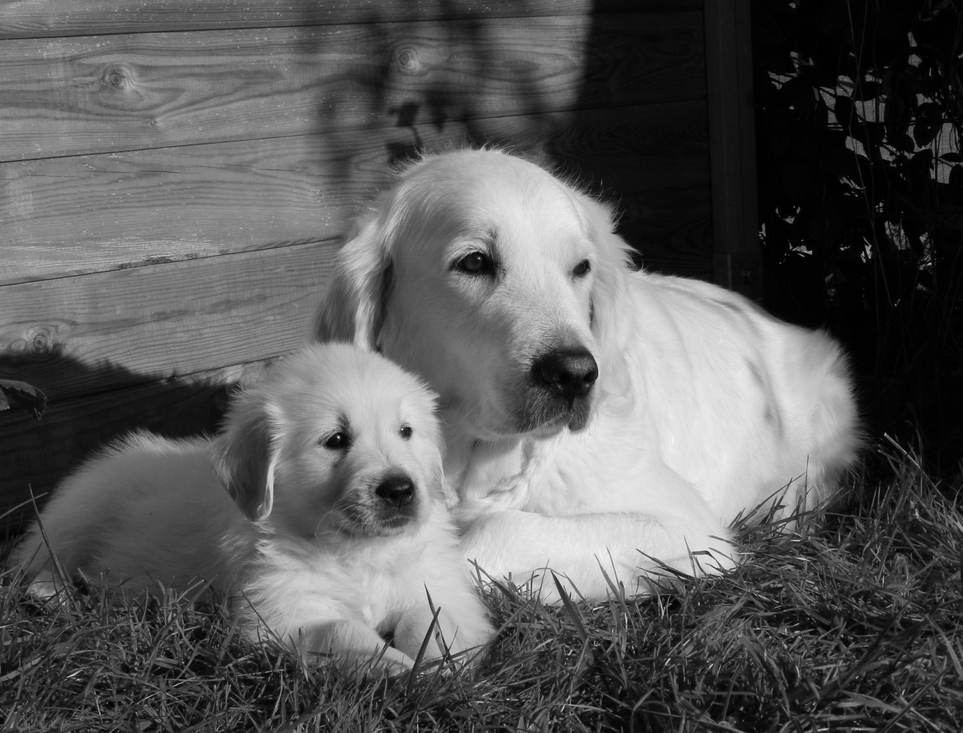
#> input picture images/graydog.png, 963 x 733 px, shrunk from 1500 x 1141 before the run
$ jupyter execute demoGray.ipynb   (shell and % lines are left out)
#> lines starting #> are read from the running program, lines starting #| are printed output that depends on the picture
[cell 1]
import cv2, os
import numpy as np
import matplotlib.pyplot as plt

[cell 2]
#https://www.blueridgehumane.org/puppy-vs-grown-dog/
originalImage = cv2.imread(os.path.join("images", "graydog.png"))
#> originalImage is the input picture: shape (733, 963, 3); min 0, max 255, mean 90.4
originalImage = cv2.cvtColor(originalImage, cv2.COLOR_BGR2GRAY)
#> originalImage: shape (733, 963)
plt.imshow(originalImage, cmap='gray')
plt.axis("off")
plt.show()
print(originalImage.shape)
#| (733, 963)

[cell 3]
U, s, Vt = np.linalg.svd(originalImage, full_matrices=True)
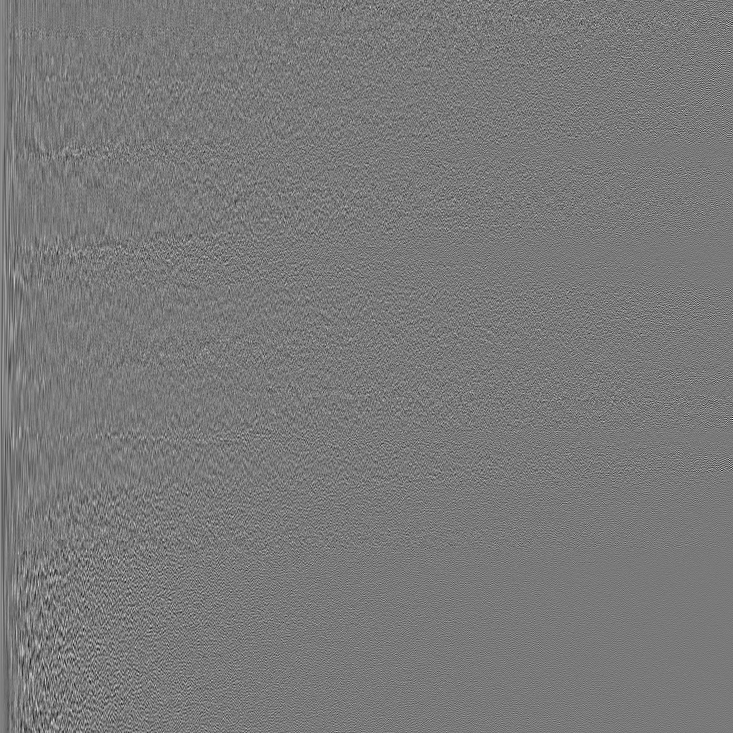
#> U: shape (733, 733) float64; min -0.255, max 0.278, mean 5.66e-05; drawn with min black and max white
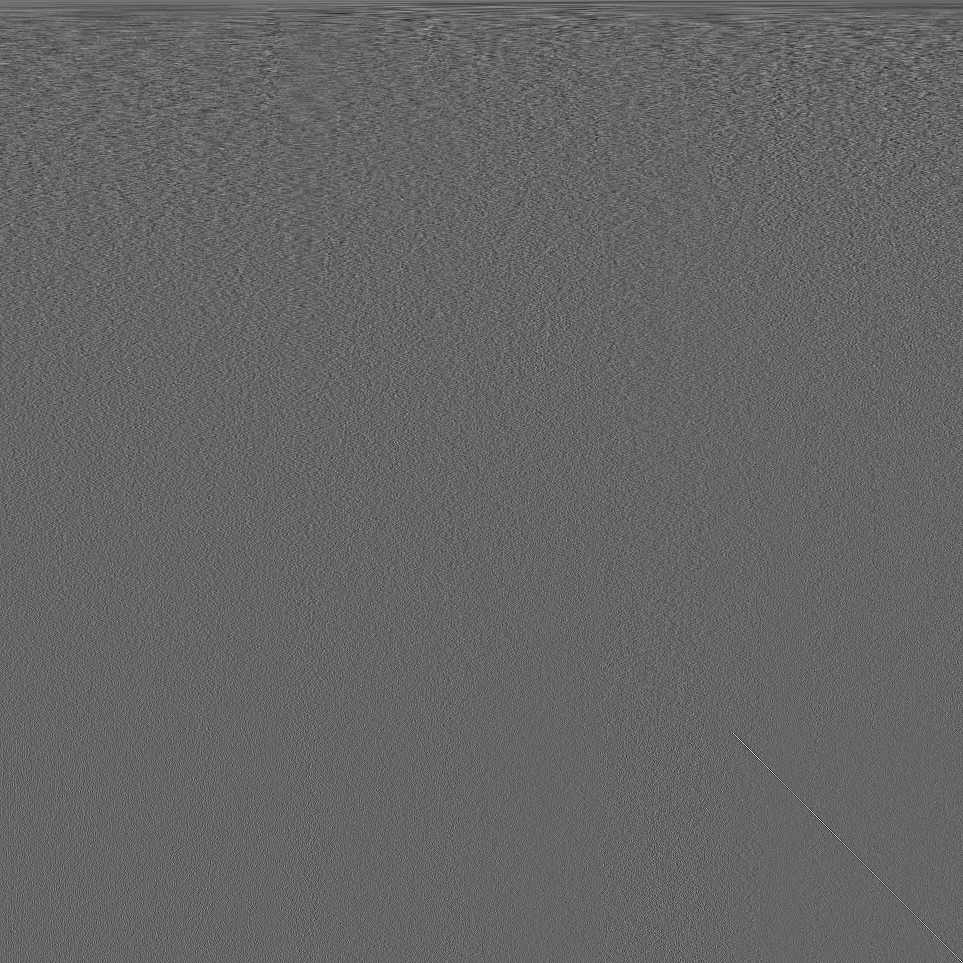
#> Vt: shape (963, 963) float64; min -0.223, max 0.335, mean 2.44e-05; drawn with min black and max white
#> s = 733 values, max 84107.8 at index 0, min 7.46 at index 732, mean 548

[cell 4]
#verifying the SVD decomposition reproduces the original matrix
sMatrix = np.zeros((U.shape[0], Vt.shape[0]))
np.fill_diagonal(sMatrix, s)
plt.imshow(U @ sMatrix @ Vt, cmap='gray')
plt.axis("off")
plt.show()

[cell 5]
rows = 2
cols = 3

displaySteps = [5, 10, 20, 50, 100]
plt.figure(figsize=(8*rows, 4*cols))

approximation: np.ndarray = np.zeros((U.shape[0], Vt.shape[0]))
for k in range(displaySteps[-1]):
    approximation += s[k] * np.outer(U[:,k], Vt[k,:])
    if k + 1 in displaySteps:
        plt.subplot(rows, cols, displaySteps.index(k + 1) + 1)
        plt.imshow(approximation, cmap="gray")
        plt.title("k=" + str(k + 1))
        plt.axis('off')
#> this loop made 100 passes
#> pass 1, `approximation += s[k] * np.outer(U[:,k], Vt[k,:])`:
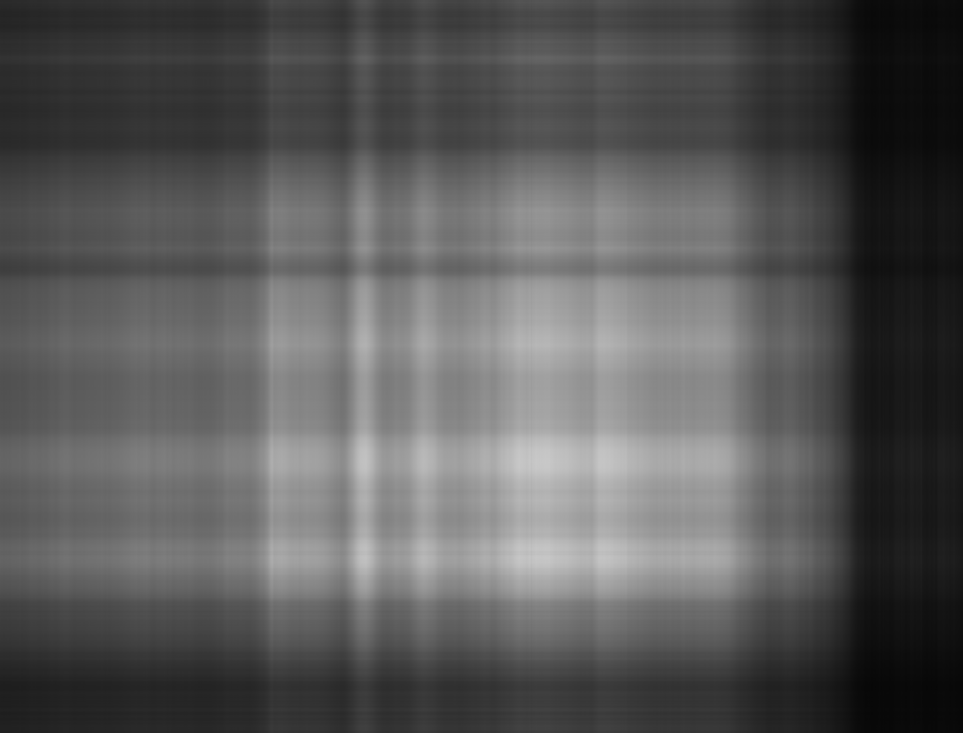
#> approximation: shape (733, 963) float64; min 7.52, max 200.7, mean 89.4
#> after the loop:
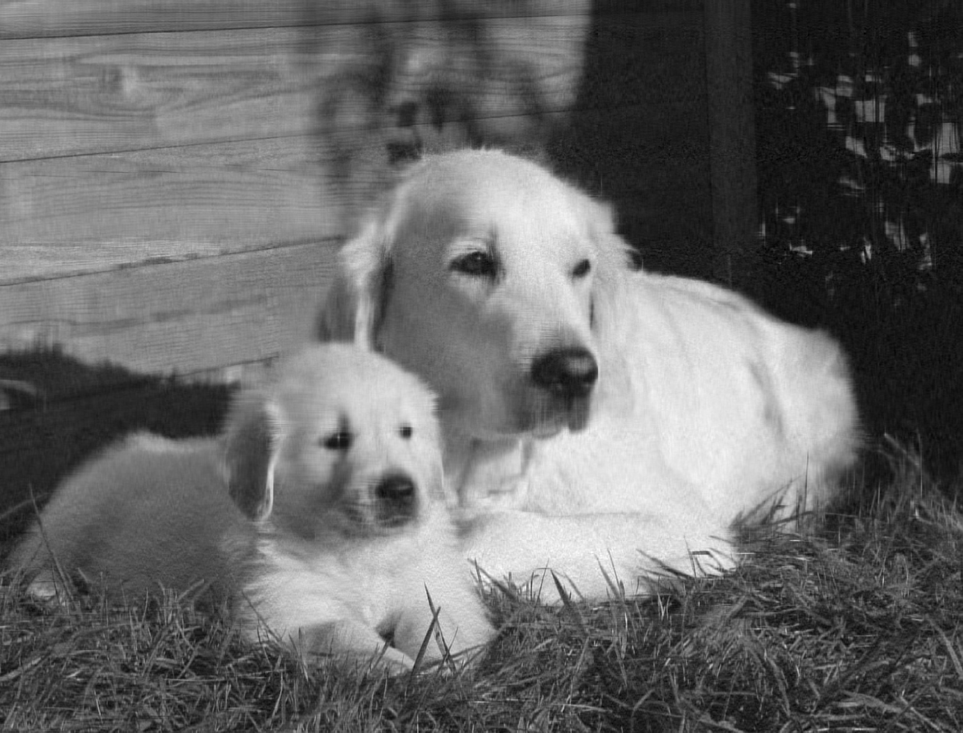
#> approximation: shape (733, 963) float64; min -21.48, max 251.6, mean 90.4; drawn with min black and max white

plt.subplot(rows, cols, rows*cols)
plt.imshow(originalImage, cmap="gray")
plt.title("Original Image")
plt.axis('off')

plt.tight_layout()
plt.show()

[cell 6]
rows = 2
cols = 3

displaySteps = [5, 10, 20, 50, 100]
plt.figure(figsize=(8*rows, 4*cols))

approximation: np.ndarray = np.zeros((U.shape[0], Vt.shape[0]))
for k in range(displaySteps[-1]):
    approximation += s[k] * np.outer(U[:,k], Vt[k,:])
    if k + 1 in displaySteps:
        plt.subplot(rows, cols, displaySteps.index(k + 1) + 1)
        diff = originalImage - approximation
        plt.imshow(diff, cmap="gray")
        plt.title("k=" + str(k + 1)
                  + "\n Frobenius Reconstruction Error: " + str(np.linalg.norm(diff))[:10]
                  + "\n Relative Frobenius Reconstruction Error:" + str(np.linalg.norm(diff)/np.linalg.norm(originalImage))[:10])
        plt.axis('off')
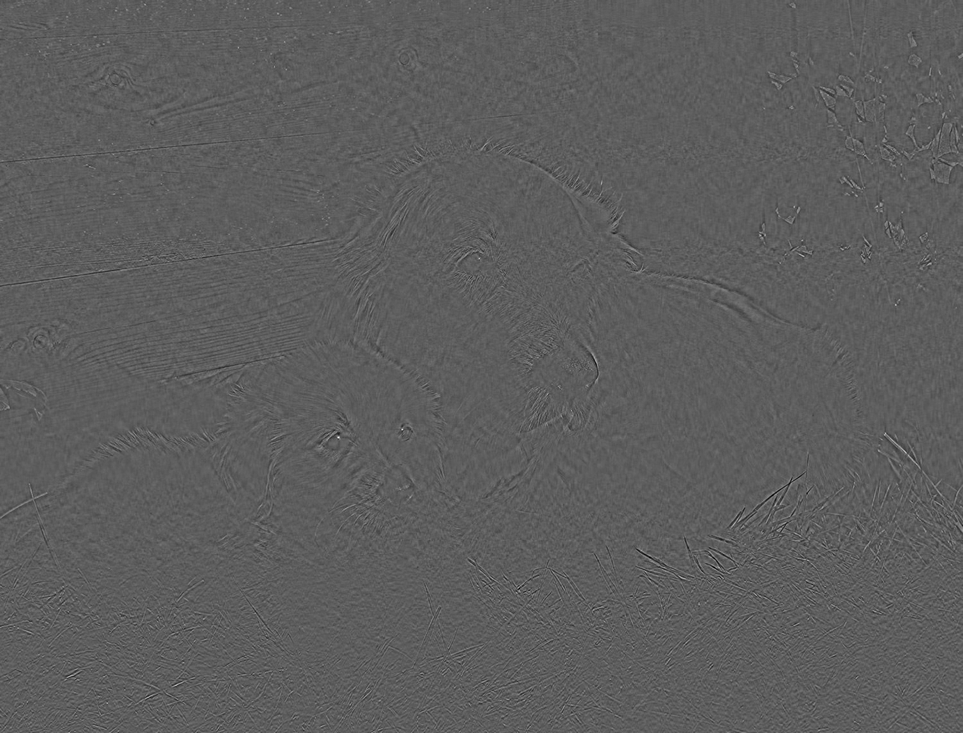
#> diff: shape (733, 963) float64; min -81.53, max 140, mean 0; drawn with min black and max white

plt.subplot(rows, cols, rows*cols)
plt.imshow(originalImage - originalImage, cmap="gray")
plt.title("Original Image")
plt.axis('off')

plt.tight_layout()
plt.show()
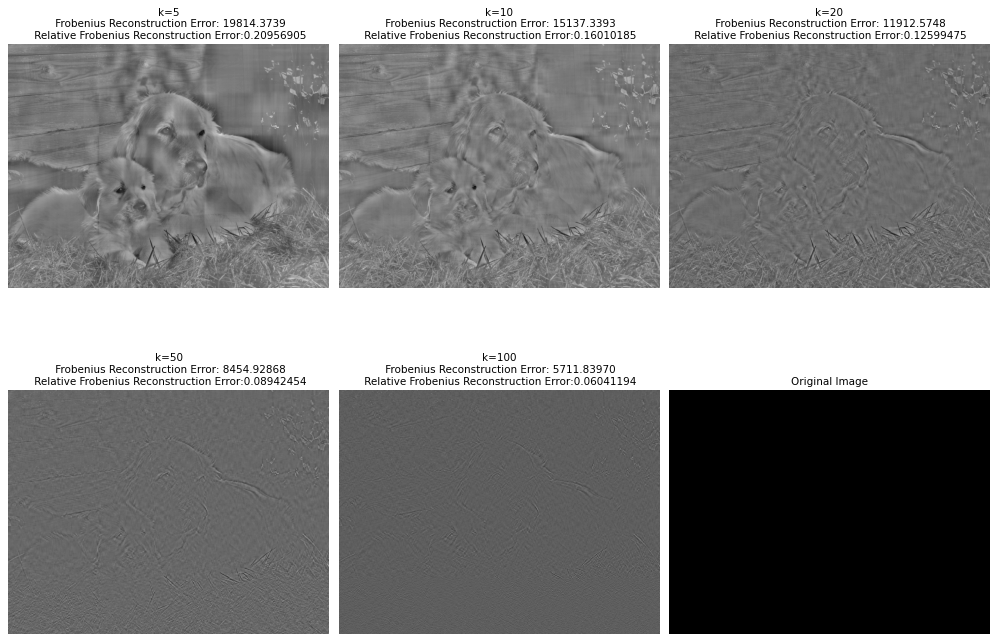
#> figure drawn by matplotlib, 6 panels

[cell 7]
#Converts to np.float32 to avoid underflow
def relativeFrobeniusError(a: np.ndarray, b: np.ndarray) -> float:
    aF = a.astype(np.float32)
    bF = b.astype(np.float32)
    return float(np.linalg.norm(aF - bF) / np.linalg.norm(aF))

[cell 8]
maxK = min(U.shape[0], Vt.shape[0])
#> maxK = 733

relativeFrobeniusErr:list[float] = [0]*maxK
#> relativeFrobeniusErr = 733 values from 0 to 0
compressionRatio:list[float] = [0]*maxK
#> compressionRatio = 733 values from 0 to 0
approximation: np.ndarray = np.zeros((U.shape[0], Vt.shape[0]))
for k in range(maxK):
    approximation += s[k] * np.outer(U[:,k], Vt[k,:])
    relativeFrobeniusErr[k] = relativeFrobeniusError(originalImage, approximation)
    compressionRatio[k] = (originalImage.nbytes - (s[:k].nbytes + U[:,:k].nbytes + Vt[:k,:].nbytes))/originalImage.nbytes
#> after the loop, compressionRatio = 733 values, max 1 at index 0, min -13.08 at index 732, mean -6.04; relativeFrobeniusErr = 733 values, max 0.457 at index 0, min 1.86e-16 at index 732, mean 0.0278

[cell 9]
plt.figure(figsize=(12, 4))
plt.plot(relativeFrobeniusErr, marker='o', markersize=1, markeredgecolor='red', linewidth=2)
plt.ylim(0, 1)
plt.xlabel("Rank-k approximation")
plt.ylabel("Relative Frobenius Error")
plt.title("Relative Frobenius Error vs Rank-k approximation")
plt.grid(True)

plt.show()
#> figure, not shown here; curve peaks at x = 0, y = 0.457

[cell 10]
plt.figure(figsize=(12, 4))
plt.plot(compressionRatio, marker='o', markersize=1, markeredgecolor='red', linewidth=2)
plt.ylim(min(compressionRatio), 1)
plt.xlabel("Rank-k approximation")
plt.ylabel("Compression Ratio")
plt.title("Compression Ratio vs Rank-k approximation")
plt.grid(True)

plt.show()
#> figure, not shown here; curve peaks at x = 0, y = 1


plt.figure(figsize=(12, 4))
plt.plot(compressionRatio[:100], marker='o', markersize=2, markeredgecolor='red', linewidth=2)
plt.ylim(0, 1)
plt.xlabel("Rank-k approximation")
plt.ylabel("Compression Ratio")
plt.title("Compression Ratio vs Rank-k approximation")
plt.grid(True)

plt.show()
#> figure, not shown here; curve peaks at x = 0, y = 1

[cell 11]
plt.figure(figsize=(12, 4))
plt.plot(relativeFrobeniusErr, compressionRatio, label = "WEBP",  marker='o', markersize=2, markeredgecolor='red', linewidth=2)

plt.ylim(0, 1)
plt.xlabel("Relative Frobenius Error")
plt.ylabel("Compression Ratio")
plt.title("Compression Ratio vs Relative Frobenius Error")
plt.grid(True)

plt.show()
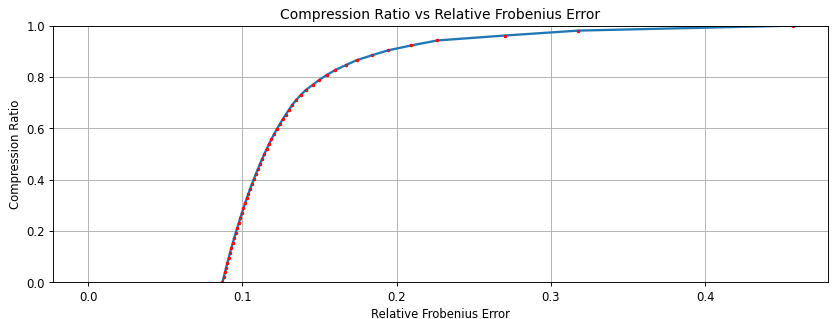
#> figure drawn by matplotlib, 1 panel
